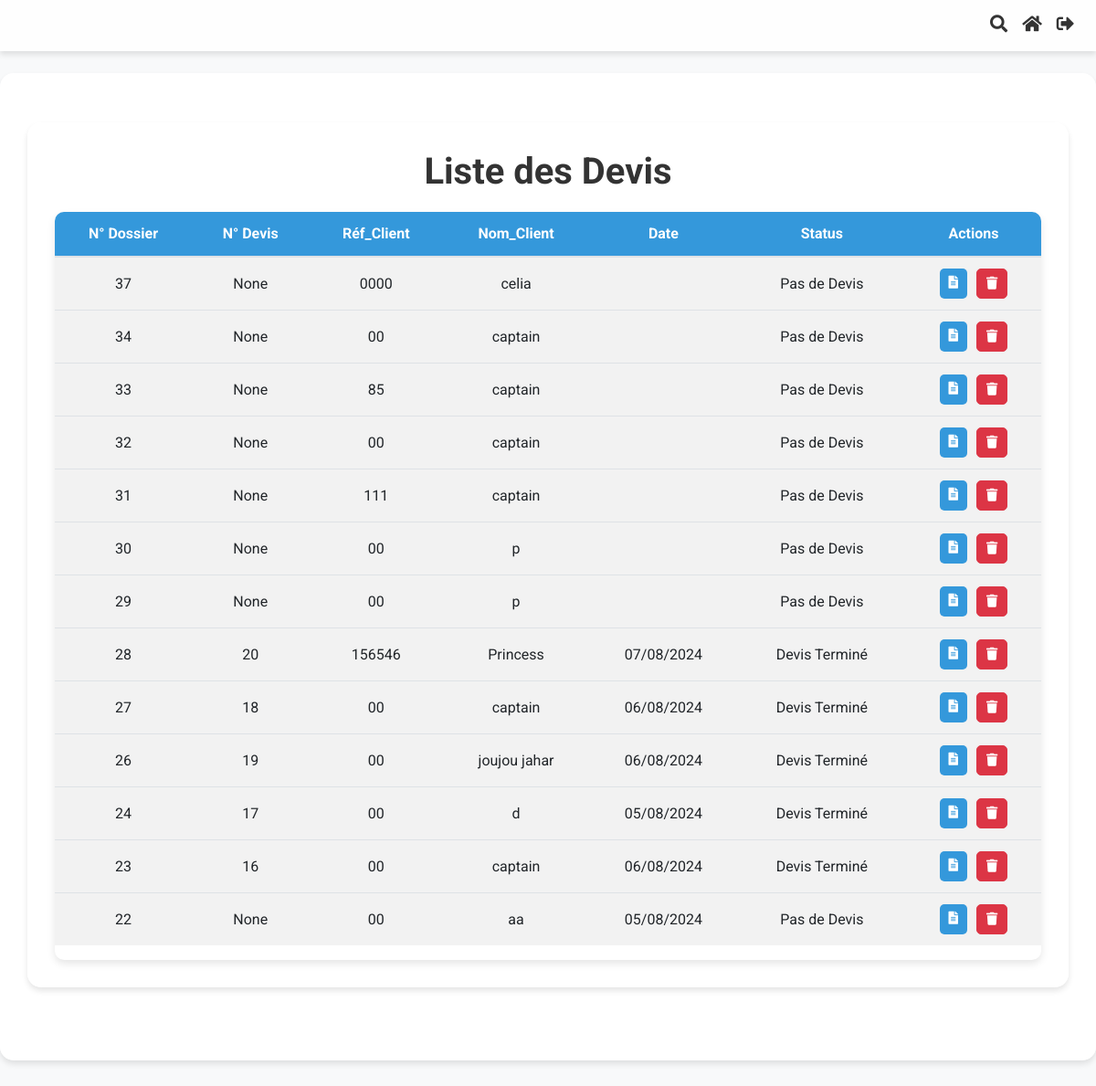
The app's page /application/devis/ (signed in), older data.
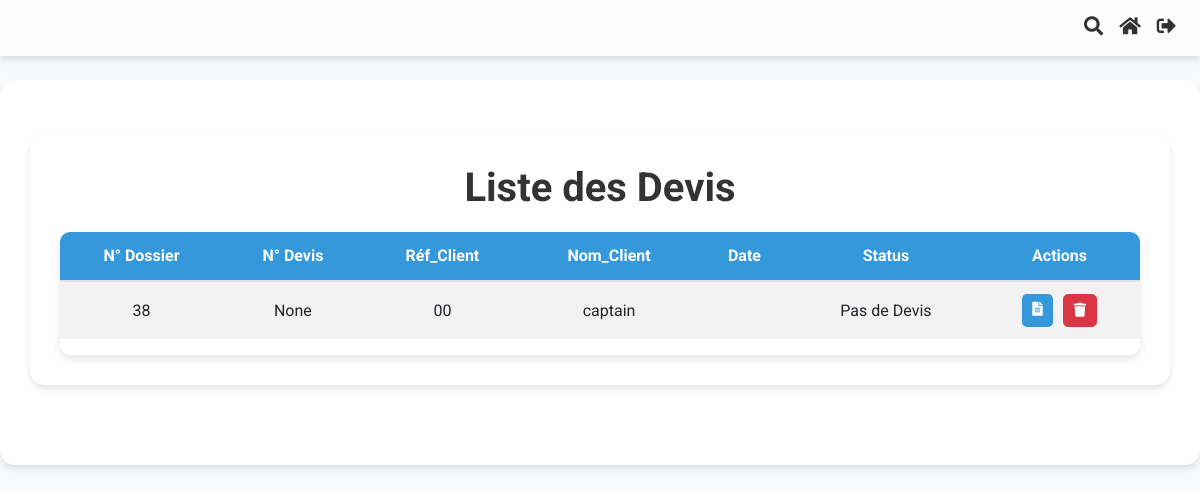
The same page, newer data.
### Application/models.py (models this page shows, shortened)
class Commande(models.Model):
    order_id = models.AutoField(primary_key=True)
    date_time = models.DateTimeField(auto_now_add=True)
    company_reference_number = models.CharField(max_length=100)
    client_name = models.CharField(max_length=100, default="")
    adresse = models.CharField(max_length=255, blank=True, null=True)
    email = models.EmailField(blank=True, null=True)
    fax = models.CharField(max_length=50, blank=True, null=True)
    ice = models.CharField(max_length=50, blank=True, null=True)
    infographiste = models.CharField(max_length=100, blank=True, null=True)
    order_status = models.CharField(max_length=50, choices=[
        ('draft', 'Draft'),
        ('completed', 'Completed')
    ])
    bc_number = models.CharField(max_length=50, blank=True, null=True)
    date_bc = models.DateField(blank=True, null=True)
    devis_date = models.DateTimeField(blank=True, null=True)
    devis_numero = models.IntegerField(null=True, blank=True)
    facture_date = models.DateTimeField(blank=True, null=True)
    facture_numero = models.IntegerField(null=True, blank=True)
    bl_date = models.DateTimeField(blank=True, null=True)
    bl_numero = models.IntegerField(null=True, blank=True)
    remarque = models.CharField(max_length=50, choices=[
        ('paye', 'Payé'),
        ('non_paye', 'Non Payé')
    ], default='non payé')
    facture_status = models.CharField(max_length=50, choices=[
            ('no_facture', 'Pas de Facture'),
            ('facture_termine', 'Facture Terminée')
        ], default='pas de facture')
    bl_status = models.CharField(max_length=50, choices=[
            ('no_bl', 'Pas de bon_livraison'),
            ('bl_termine', 'bon_livraison Terminé')
        ], default='pas de bon_livraison')
    devis_status = models.CharField(max_length=50, choices=[
            ('no_devis', 'Pas de Devis'),
            ('devis_termine', 'Devis Terminé')
        ], default='pas de devis')

### Application/views.py (the view)
# urls.py: path('devis/', views.liste_devis, name='liste_devis'),
@login_required
@user_passes_test(lambda u: u.groups.filter(name='Directeurs').exists())
def liste_devis(request):
    query = request.GET.get('q')
    if query:
        commandes = Commande.objects.filter(
            Q(order_status='completed') & (
                Q(company_reference_number__icontains=query) |
                Q(client_name__icontains=query) |
                Q(devis_numero__icontains=query)
            )
        )
    else:
        commandes = Commande.objects.filter(order_status='completed').order_by('-date_time')
    is_assistant = request.user.groups.filter(name='Assistants').exists()
    return render(request, 'Application/liste_devis.html', {'devis_list': commandes, 'is_assistant': is_assistant})

### Application/templates/Application/liste_devis.html (shortened to what this page needs)
{% extends "base.html" %}
{% load static %}
{% block content %}
<div class="container mt-4">
    <h1 class="text-center header-title">Liste des Devis</h1>
    <div class="table-responsive custom-table">
        <table class="table table-striped" id="devisTable">
            <thead>
                <tr>
                    <th>N° Dossier</th>
                    <th>N° Devis</th>
                    <th>Réf_Client</th>
                    <th>Nom_Client</th>
                    <th>Date</th>
                    <th>Status</th>
                    <th>Actions</th>
                </tr>
            </thead>
            <tbody>
                {% for devis in devis_list %}
                <tr>
                        <td>{{ devis.order_id }}</td>
                        <td>{{ devis.devis_numero}}</td>
                        <td>{{ devis.company_reference_number }}</td>
                        <td>{{ devis.client_name }}</td>
                        <td>{{ devis.devis_date|date:"d/m/Y"}}</td>
                        <td>
                            <form method="post" action="{% url 'update_devis_status' devis.pk %}">
                                {% if devis.devis_status == 'devis_termine' %}
                                    Devis Terminé
                                {% else %}
                                    Pas de Devis
                                {% endif %}
                            </form>
                        </td>
                        <td>
                            <div class="btn-container">
                                <a href="{% url 'generer_devis' devis.pk %}" class="btn btn-sm btn-custom">
                                    <i class="fas fa-file-alt"></i>
                                </a>
                                <button type="button" class="btn btn-sm btn-danger" data-toggle="modal" data-target="#deleteModal{{ devis.pk }}">
                                    <i class="fas fa-trash"></i>
                                </button>
                            </div>
                    </td>
                </tr>
            {% endfor %}
        </tbody>
    </table>
</div>
</div>
{% endblock %}

### Application/templates/base.html (shortened to what this page needs)
<!DOCTYPE html>
<html lang="en">
<head>
    {% load static %}
    <link rel="stylesheet" href="https://cdnjs.cloudflare.com/ajax/libs/font-awesome/5.15.3/css/all.min.css">
    <link rel="stylesheet" href="https://stackpath.bootstrapcdn.com/bootstrap/4.3.1/css/bootstrap.min.css">
    <link rel="stylesheet" href="https://cdnjs.cloudflare.com/ajax/libs/animate.css/4.1.1/animate.min.css">
</head>
<body>
<nav class="navbar navbar-expand-lg navbar-light">
    <div class="collapse navbar-collapse" id="navbarNav">
        <ul class="navbar-nav ml-auto">
            <li class="nav-item">
                <a class="nav-link" href="#" id="search-toggle"><i class="fas fa-search"></i></a>
            </li>
            {% if not is_assistant%}
            <li class="nav-item">
                <a class="nav-link" href="{% url 'welcome_director' %}"><i class="fas fa-home"></i></a>
            </li>
            {% endif %}
            <li class="nav-item">
                <a class="nav-link" href="{% url 'logout' %}"><i class="fas fa-sign-out-alt"></i></a>
            </li>
        </ul>
    </div>
</nav>
<div class="container mt-4">
    {% block content %}{% endblock %}
</div>
</body>
</html>

### Application/templates/Application/liste_devis.html (style rules this page uses)
body { font-family: 'Roboto', sans-serif; background-color: #f8f9fa; }
.custom-table { background-color: #fff; border-radius: 10px; box-shadow: 0 4px 8px rgba(0, 0, 0, 0.1); overflow: hidden; }
.custom-table th, .custom-table td { padding: 12px 15px; text-align: center; }
.custom-table th { background-color: #3498db; color: #fff; font-weight: bold; border: none; }
.btn-custom { background-color: #3498db; color: #fff; border: none; transition: background-color 0.3s ease; border-radius: 5px; padding: 5px 10px; }
.btn-danger { border-radius: 5px; padding: 5px 10px; }
.table-responsive { border-radius: 10px; }
.header-title { font-family: 'Roboto', sans-serif; color: #333; font-weight: 700; margin-bottom: 20px; }
.btn-container { display: flex; justify-content: center; gap: 10px; }

Row changes from the older to the newer data that the page shows:
removed Commande: order_id "37", devis_numero "None", company_reference_number "0000", client_name "celia", devis_status "Pas de Devis"
removed Commande: order_id "34", devis_numero "None", company_reference_number "00", client_name "captain", devis_status "Pas de Devis"
removed Commande: order_id "33", devis_numero "None", company_reference_number "85", client_name "captain", devis_status "Pas de Devis"
removed Commande: order_id "32", devis_numero "None", company_reference_number "00", client_name "captain", devis_status "Pas de Devis"
removed Commande: order_id "31", devis_numero "None", company_reference_number "111", client_name "captain", devis_status "Pas de Devis"
removed Commande: order_id "30", devis_numero "None", company_reference_number "00", client_name "p", devis_status "Pas de Devis"
removed Commande: order_id "29", devis_numero "None", company_reference_number "00", client_name "p", devis_status "Pas de Devis"
removed Commande: order_id "28", devis_numero "20", company_reference_number "156546", client_name "Princess", devis_date "07/08/2024", devis_status "Devis Terminé"
removed Commande: order_id "27", devis_numero "18", company_reference_number "00", client_name "captain", devis_date "06/08/2024", devis_status "Devis Terminé"
removed Commande: order_id "26", devis_numero "19", company_reference_number "00", client_name "joujou jahar", devis_date "06/08/2024", devis_status "Devis Terminé"
removed Commande: order_id "24", devis_numero "17", company_reference_number "00", client_name "d", devis_date "05/08/2024", devis_status "Devis Terminé"
removed Commande: order_id "23", devis_numero "16", company_reference_number "00", client_name "captain", devis_date "06/08/2024", devis_status "Devis Terminé"
removed Commande: order_id "22", devis_numero "None", company_reference_number "00", client_name "aa", devis_date "05/08/2024", devis_status "Pas de Devis"
added Commande: order_id "38", devis_numero "None", company_reference_number "00", client_name "captain", devis_status "Pas de Devis"
